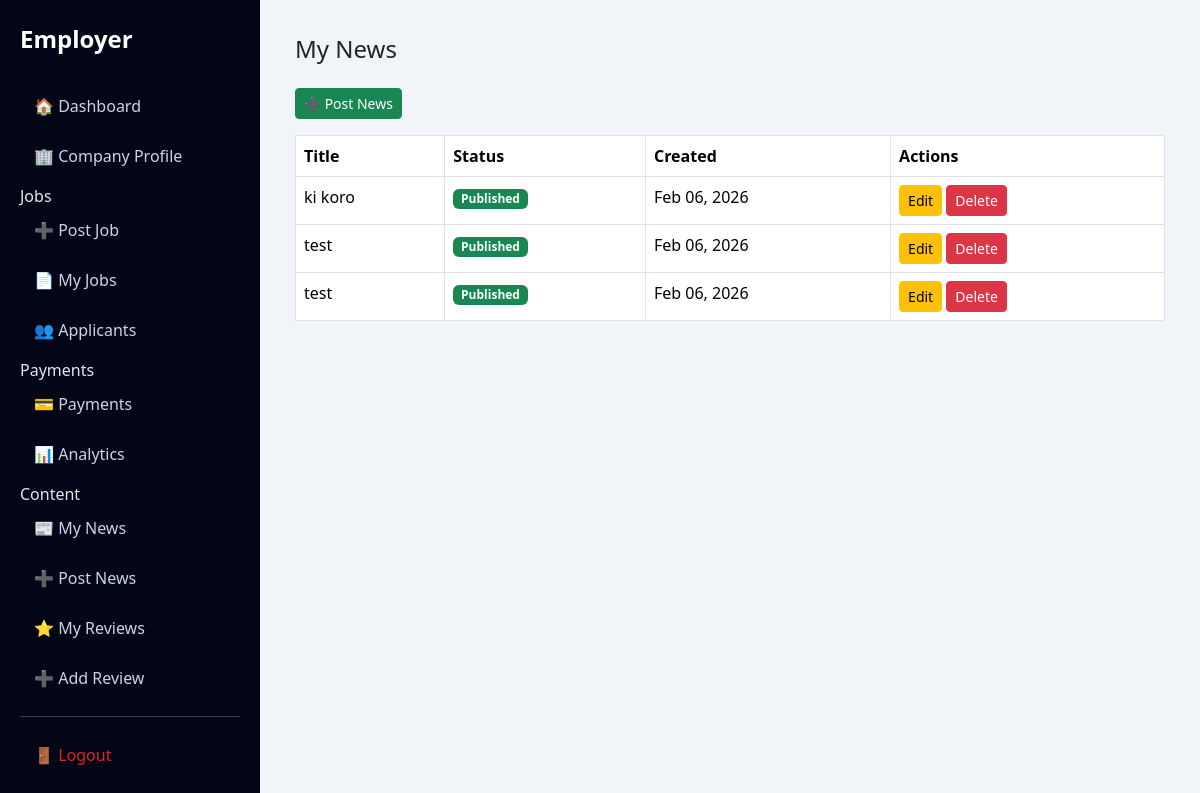
Before: /news/dashboard/ (signed in) with the older database file.
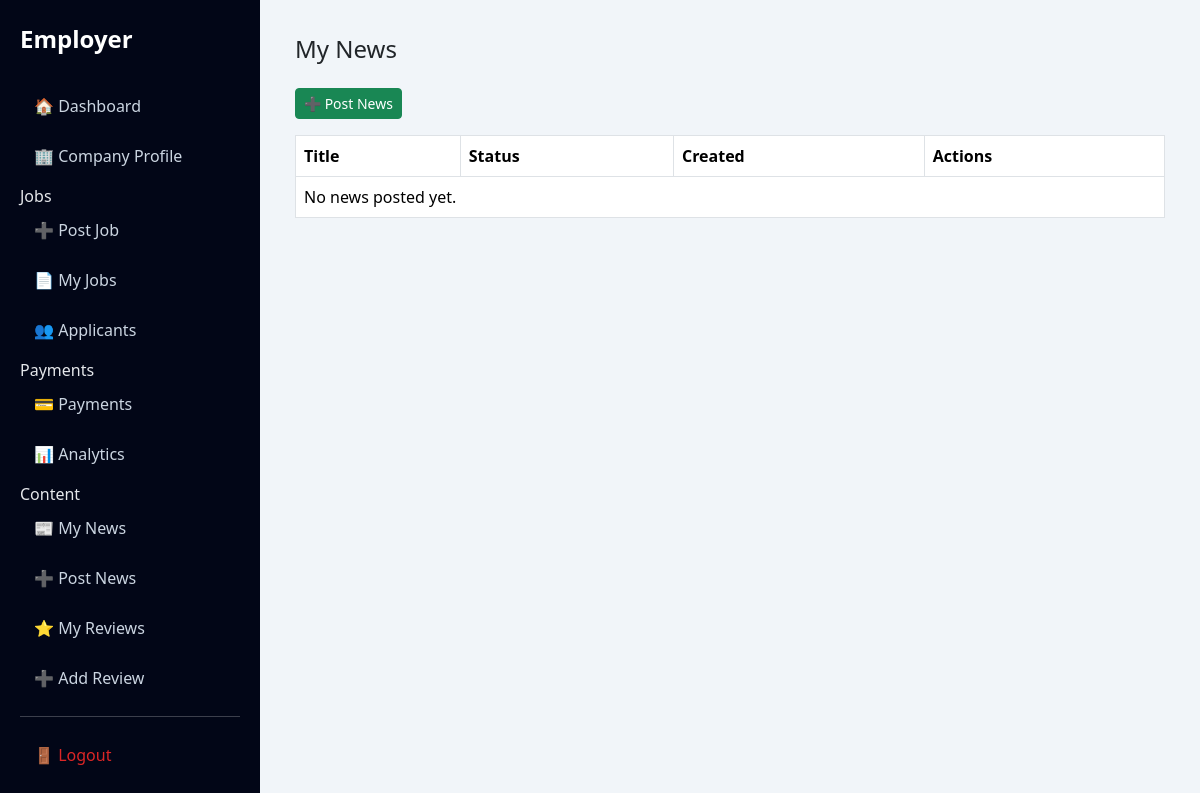
After: the same page with the newer database file.
### news/models.py (models this page shows, shortened)
class News(models.Model):
    STATUS_CHOICES = (
        ('draft', 'Draft'),
        ('published', 'Published'),
    )
    title = models.CharField(max_length=255)
    slug = models.SlugField(unique=True, blank=True)
    summary = models.TextField(max_length=500)
    content = models.TextField()
    featured_image = models.ImageField(
        upload_to='news/',
        blank=True,
        null=True
    )
    author = models.ForeignKey(
        User,
        on_delete=models.CASCADE
    )
    status = models.CharField(
        max_length=10,
        choices=STATUS_CHOICES,
        default='draft'
    )
    meta_title = models.CharField(max_length=255, blank=True)
    meta_description = models.CharField(max_length=300, blank=True)
    created_at = models.DateTimeField(auto_now_add=True)
    published_at = models.DateTimeField(blank=True, null=True)
    class Meta:
        ordering = ['-created_at']

### news/views.py (the view)
# urls.py: path('dashboard/', views.my_news, name='my_news'),
@login_required
def my_news(request):
    profile = Profile.objects.get(user=request.user)
    if not (request.user.is_superuser or profile.role == 'employer'):
        return redirect('/')
    news_list = News.objects.filter(author=request.user)
    return render(request, 'dashboard/employer_dashboard.html', {
        'dashboard_page': 'news/list.html',
        'news_list': news_list
    })

### templates/dashboard/employer_dashboard.html (shortened to what this page needs)
{% extends "dashboard/base_dashboard.html" %}
{% block sidebar_title %}Employer{% endblock %}
{% block sidebar_links %}
<div class="employer-sidebar">
  <a href="{% url 'employer_overview' %}">🏠 Dashboard</a>
  <a href="{% url 'create_company' %}">🏢 Company Profile</a>
  <div class="section-title">Jobs</div>
  <a href="{% url 'employer_post_job' %}">➕ Post Job</a>
  <a href="{% url 'employer_jobs' %}">📄 My Jobs</a>
  <a href="{% url 'employer_applicants' %}">👥 Applicants</a>
  <div class="section-title">Payments</div>
  <a href="{% url 'employer_payments' %}">💳 Payments</a>
  <a href="{% url 'employer_analytics' %}">📊 Analytics</a>
  <div class="section-title">Content</div>
  <a href="{% url 'my_news' %}">📰 My News</a>
  <a href="{% url 'create_news' %}">➕ Post News</a>
  <a href="{% url 'my_success_stories' %}">⭐ My Reviews</a>
  <a href="{% url 'add_success_story' %}">➕ Add Review</a>
  <hr>
  <a href="{% url 'logout' %}" style="color:#dc2626;">🚪 Logout</a>
</div>
{% endblock %}
{% block dashboard_content %}
  {% include dashboard_page %}
{% endblock %}

### templates/news/list.html
<h4 class="mb-4">My News</h4>
<a href="{% url 'create_news' %}"
   class="btn btn-success btn-sm mb-3">
  ➕ Post News
</a>
<table class="table table-bordered">
  <thead>
    <tr>
      <th>Title</th>
      <th>Status</th>
      <th>Created</th>
      <th>Actions</th>
    </tr>
  </thead>
  <tbody>
    {% for news in news_list %}
    <tr>
      <td>{{ news.title }}</td>
      <td>
        {% if news.status == 'published' %}
          <span class="badge bg-success">Published</span>
        {% else %}
          <span class="badge bg-secondary">Draft</span>
        {% endif %}
      </td>
      <td>{{ news.created_at|date:"M d, Y" }}</td>
      <td>
        <a href="{% url 'edit_news' news.id %}"
           class="btn btn-sm btn-warning">Edit</a>
        <a href="{% url 'delete_news' news.id %}"
           class="btn btn-sm btn-danger">Delete</a>
      </td>
    </tr>
    {% empty %}
    <tr>
      <td colspan="4">No news posted yet.</td>
    </tr>
    {% endfor %}
  </tbody>
</table>

Changed rows visible on the page:
removed News: title "ki koro", status "Published", created_at "Feb 06, 2026"
removed News: title "test", status "Published", created_at "Feb 06, 2026"
removed News: title "test", status "Published", created_at "Feb 06, 2026"
Other visible differences:
text now shown: "No news posted yet."
